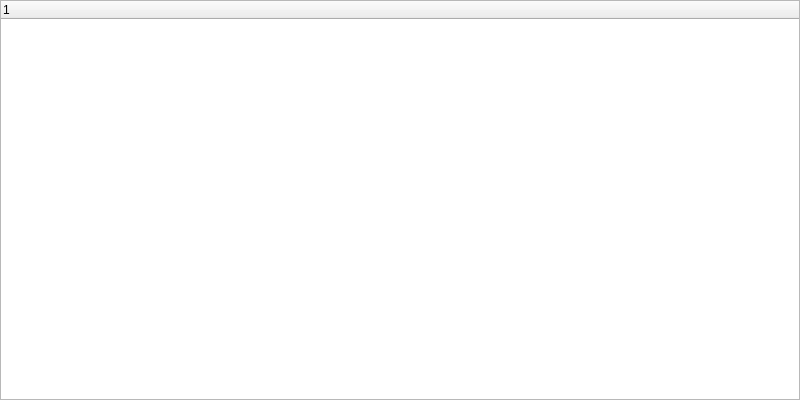
<?xml version="1.0" encoding="UTF-8"?>
<ui version="4.0">
    <class>MainWindow</class>
    <widget class="QMainWindow" name="MainWindow">
        <property name="geometry">
            <rect>
                <x>0</x>
                <y>0</y>
                <width>800</width>
                <height>400</height>
            </rect>
        </property>
        <property name="windowTitle">
            <string>IPO Calendar</string>
        </property>
        <widget class="QWidget" name="centralWidget">
            <layout class="QVBoxLayout" name="verticalLayout">
                <item>
                    <widget class="QTreeWidget" name="treeWidget" />
                </item>
            </layout>
        </widget>
    </widget>
    <layoutdefault spacing="0" margin="0" />
    <resources />
    <connections />
</ui>
